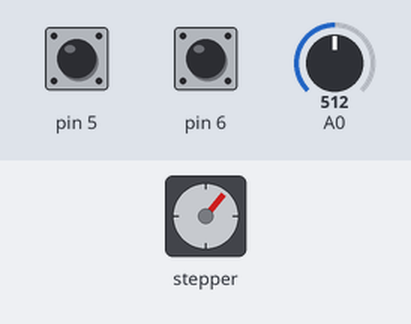
Bench run of a sketch on a simulated Arduino Uno, built with avr-gcc and run on an emulated ATmega328P. On the bench: stepper motor. The test bench sets the inputs (shaded band); at power-on: A0 = 512, pin 5 HIGH, pin 6 HIGH. Stepper angles assume 4075 steps per turn.

Above: at 1.2 s.
1.3 s: A0 set to 716
At 1.65 s:
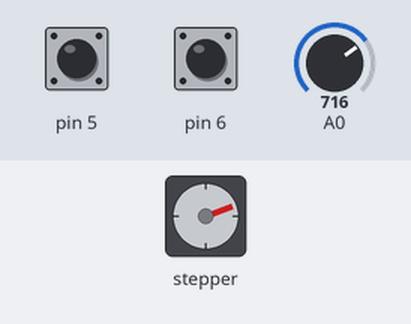
4.3 s: A0 set to 122
At 4.54 s:
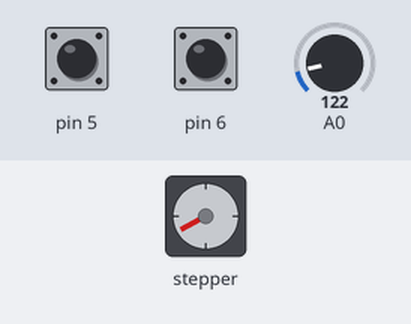
7.3 s: A0 set to 306
At 7.45 s:
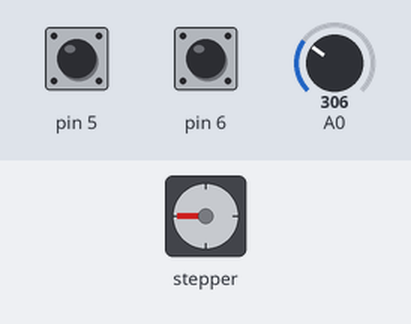
10.3 s: pin 5 pulled LOW for 1 s
13.3 s: pin 6 pulled LOW for 0.15 s
Timing chart, 0 to 17.4 s (numbered marks = the images above; inputs shaded):
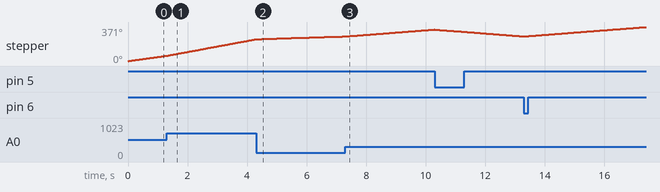

The sketch:

StepMotor.ino
```cpp
#include <CustomStepper.h>


CustomStepper stepper(8, 9, 10, 11);
int value = 0;
unsigned long timer1 = 0;
void setup() {
    stepper.rotate();
    Serial.begin(9600);
    pinMode(6,INPUT_PULLUP);
    pinMode(5,INPUT_PULLUP);
}

void loop() {
  int buttonCW = digitalRead(6);
  int buttonCCW = digitalRead(5);

  if (buttonCW == LOW && buttonCCW == HIGH) {
    stepper.setDirection(CW);
  }
  else if (buttonCCW == LOW && buttonCW == HIGH) {
    stepper.setDirection(CCW);
  }
  value = map(analogRead(A0),0,1023,1,17);
  stepper.setRPM(value);
  stepper.run();

}
```
